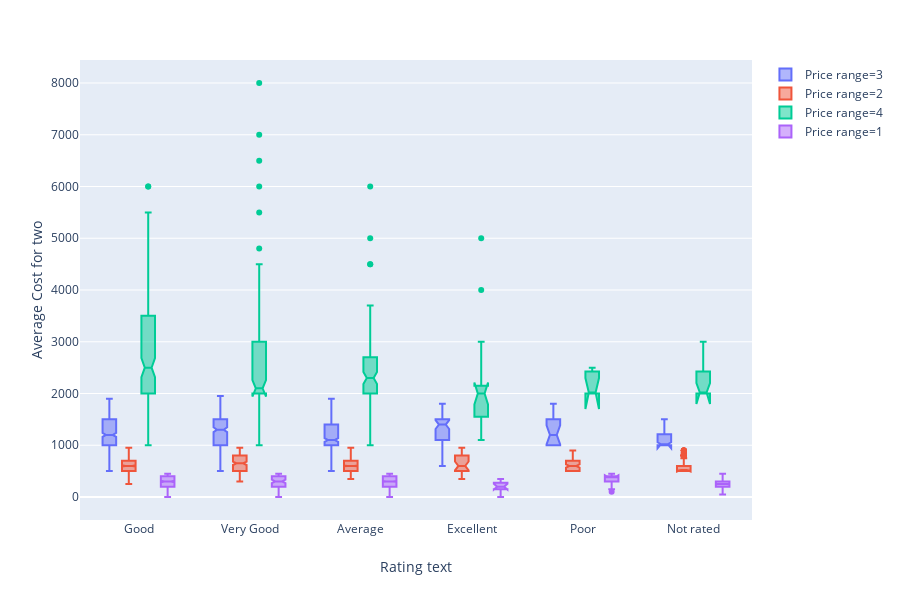

Here is the notebook cell this chart was saved with:
### Markdown cell above
**Observation** : There is not much correlation between the variables.

### Code cell
# Box plot of Rating text and Average Cost for two

px.box(zomato_india, x="Rating text", y="Average Cost for two", color="Price range", notched=True)

### Figure 1 — Plotly figure (JSON) as saved in the notebook; plotly's stock layout.template omitted (floating-point values rounded to 4 significant figures; data arrays with more than 128 entries replaced by an {"elided": "..."} marker saying what was removed)
{"data": [{"alignmentgroup": "True", "hoverlabel": {"namelength": 0}, "hovertemplate": "Price range=3<br>Rating text=%{x}<br>Average Cost for two=%{y}", "legendgroup": "Price range=3", "marker": {"color": "#636efa"}, "name": "Price range=3", "notched": true, "offsetgroup": "Price range=3", "orientation": "v", "showlegend": true, "type": "box", "uid": "68ea99e7-5105-4d55-976a-19c7f94a3408", "x": {"elided": "1111 str values"}, "x0": " ", "xaxis": "x", "y": {"elided": "1111 int values"}, "y0": " ", "yaxis": "y"}, {"alignmentgroup": "True", "hoverlabel": {"namelength": 0}, "hovertemplate": "Price range=2<br>Rating text=%{x}<br>Average Cost for two=%{y}", "legendgroup": "Price range=2", "marker": {"color": "#EF553B"}, "name": "Price range=2", "notched": true, "offsetgroup": "Price range=2", "orientation": "v", "showlegend": true, "type": "box", "uid": "4c00b603-1221-4063-8341-498bba8b07ba", "x": {"elided": "2858 str values"}, "x0": " ", "xaxis": "x", "y": {"elided": "2858 int values"}, "y0": " ", "yaxis": "y"}, {"alignmentgroup": "True", "hoverlabel": {"namelength": 0}, "hovertemplate": "Price range=4<br>Rating text=%{x}<br>Average Cost for two=%{y}", "legendgroup": "Price range=4", "marker": {"color": "#00cc96"}, "name": "Price range=4", "notched": true, "offsetgroup": "Price range=4", "orientation": "v", "showlegend": true, "type": "box", "uid": "733c80d8-8d9d-4b49-8fbf-724461fafce3", "x": {"elided": "388 str values"}, "x0": " ", "xaxis": "x", "y": {"elided": "388 int values"}, "y0": " ", "yaxis": "y"}, {"alignmentgroup": "True", "hoverlabel": {"namelength": 0}, "hovertemplate": "Price range=1<br>Rating text=%{x}<br>Average Cost for two=%{y}", "legendgroup": "Price range=1", "marker": {"color": "#ab63fa"}, "name": "Price range=1", "notched": true, "offsetgroup": "Price range=1", "orientation": "v", "showlegend": true, "type": "box", "uid": "20245c95-cc2b-4bbb-808a-093828b375be", "x": {"elided": "4295 str values"}, "x0": " ", "xaxis": "x", "y": {"elided": "4295 int values"}, "y0": " ", "yaxis": "y"}], "layout": {"boxmode": "group", "grid": {"xaxes": ["x"], "xgap": 0.1, "xside": "bottom", "yaxes": ["y"], "ygap": 0.1, "yside": "left"}, "height": 600, "legend": {"tracegroupgap": 0}, "margin": {"t": 60}, "xaxis": {"title": {"text": "Rating text"}}, "yaxis": {"title": {"text": "Average Cost for two"}}}}
